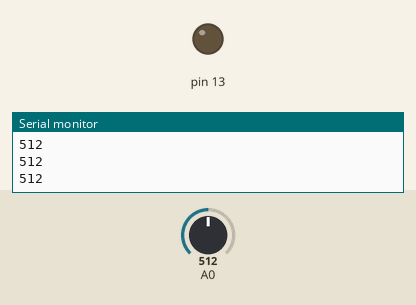
This sketch was run on a simulated Arduino Uno, built with avr-gcc and run on an emulated ATmega328P. On the bench: output pins drawn as LEDs (lit = HIGH), the last lines printed to the serial monitor. The test bench sets the inputs (shaded band); at power-on: A0 = 512.

Above: at 1.2 s.
1.3 s: A0 set to 524
At 1.7 s:
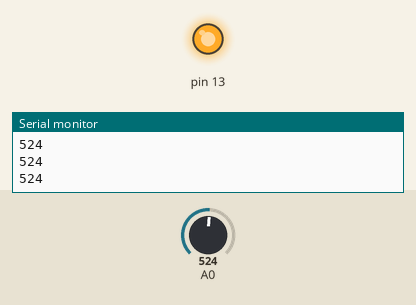
2.8 s: A0 set to 511
At 3.9 s:
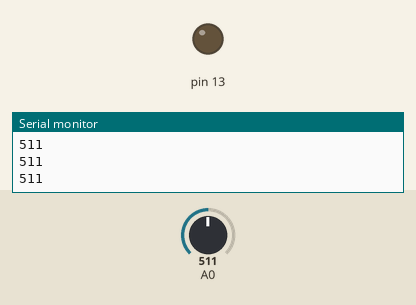
4.3 s: A0 set to 716
At 5.2 s:
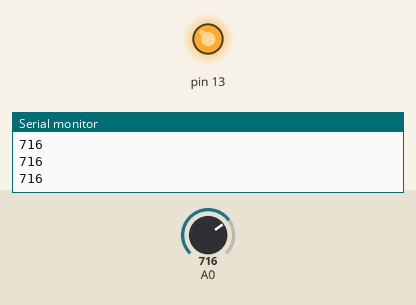
Timing chart, 0 to 7.3 s (numbered marks = the images above; inputs shaded):
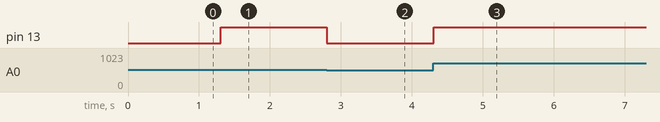

The sketch:

pot_i_led.ino
```cpp
void setup() {
Serial.begin(9600);
pinMode(13, OUTPUT);
pinMode(A0, INPUT);
}
void loop() {
  Serial.println(analogRead(A0));
  delay(10);
  int pot = analogRead(A0);
  int led = map(pot, 0 ,1023, 0, 255);
  analogWrite(13, led);
}
```

Measured:
- the behaviour switches between 513 and 514 on A0 (found by bisection; images 0 and 1)
- after the input at 1.3 s, pin 13: LOW → HIGH at once
- after the input at 2.8 s, pin 13: HIGH → LOW at once
- after the input at 4.3 s, pin 13: LOW → HIGH at once
